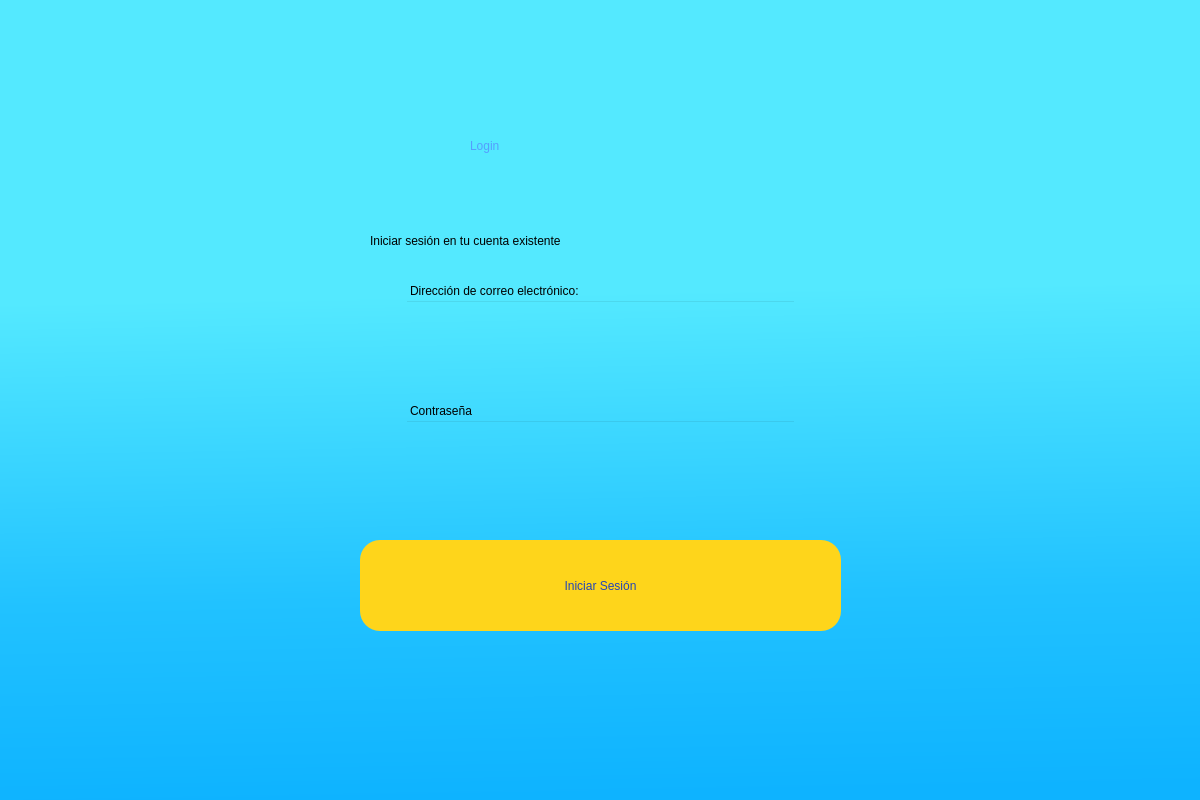
<?xml version="1.0" encoding="UTF-8"?>
<ui version="4.0">
 <class>Dialog</class>
 <widget class="QDialog" name="Dialog">
  <property name="geometry">
   <rect>
    <x>0</x>
    <y>0</y>
    <width>1200</width>
    <height>800</height>
   </rect>
  </property>
  <property name="windowTitle">
   <string>Dialog</string>
  </property>
  <widget class="QWidget" name="bgwidget" native="true">
   <property name="geometry">
    <rect>
     <x>0</x>
     <y>0</y>
     <width>1200</width>
     <height>800</height>
    </rect>
   </property>
   <property name="styleSheet">
    <string notr="true">QWidget#bgwidget{
background-color: qlineargradient(spread:pad, x1:0.2441, y1:0.318, x2:0.263682, y2:1, stop:0.079602 rgba(84, 233, 255, 255), stop:0.636816 rgba(33, 194, 255, 255), stop:1 rgba(14, 179, 255, 255));}</string>
   </property>
   <widget class="QLabel" name="label">
    <property name="geometry">
     <rect>
      <x>470</x>
      <y>90</y>
      <width>251</width>
      <height>111</height>
     </rect>
    </property>
    <property name="styleSheet">
     <string notr="true">font: 63 italic 48pt &quot;Cascadia Mono SemiBold&quot;;
color: rgb(84, 158, 255);
</string>
    </property>
    <property name="text">
     <string>Login</string>
    </property>
   </widget>
   <widget class="QLabel" name="label_2">
    <property name="geometry">
     <rect>
      <x>370</x>
      <y>220</y>
      <width>511</width>
      <height>41</height>
     </rect>
    </property>
    <property name="styleSheet">
     <string notr="true">font: 18pt &quot;MS PGothic&quot;;</string>
    </property>
    <property name="text">
     <string>Iniciar sesión en tu cuenta existente</string>
    </property>
   </widget>
   <widget class="QPushButton" name="loginBoton">
    <property name="enabled">
     <bool>true</bool>
    </property>
    <property name="geometry">
     <rect>
      <x>360</x>
      <y>540</y>
      <width>481</width>
      <height>91</height>
     </rect>
    </property>
    <property name="styleSheet">
     <string notr="true">border-radius:20px;
font: 18pt &quot;MS Shell Dlg 2&quot;;
color: rgb(37, 70, 180);
background-color: rgb(254, 213, 27);</string>
    </property>
    <property name="text">
     <string>Iniciar Sesión</string>
    </property>
   </widget>
   <widget class="QLineEdit" name="correo">
    <property name="geometry">
     <rect>
      <x>405</x>
      <y>300</y>
      <width>391</width>
      <height>61</height>
     </rect>
    </property>
    <property name="styleSheet">
     <string notr="true">background-color: rgba(0, 0, 0, 0);
font: 12pt &quot;MS Shell Dlg 2&quot;;</string>
    </property>
   </widget>
   <widget class="QLineEdit" name="contra">
    <property name="geometry">
     <rect>
      <x>405</x>
      <y>420</y>
      <width>391</width>
      <height>61</height>
     </rect>
    </property>
    <property name="styleSheet">
     <string notr="true">background-color: rgba(0, 0, 0, 0);
font: 12pt &quot;MS Shell Dlg 2&quot;;</string>
    </property>
   </widget>
   <widget class="QLabel" name="label_3">
    <property name="geometry">
     <rect>
      <x>410</x>
      <y>270</y>
      <width>291</width>
      <height>41</height>
     </rect>
    </property>
    <property name="styleSheet">
     <string notr="true">font: 75 12pt &quot;MS Shell Dlg 2&quot;;</string>
    </property>
    <property name="text">
     <string>Dirección de correo electrónico:</string>
    </property>
   </widget>
   <widget class="QLabel" name="label_4">
    <property name="geometry">
     <rect>
      <x>410</x>
      <y>390</y>
      <width>151</width>
      <height>41</height>
     </rect>
    </property>
    <property name="styleSheet">
     <string notr="true">
font: 75 12pt &quot;MS Shell Dlg 2&quot;;</string>
    </property>
    <property name="text">
     <string>Contraseña</string>
    </property>
   </widget>
   <widget class="QLabel" name="error">
    <property name="geometry">
     <rect>
      <x>410</x>
      <y>500</y>
      <width>381</width>
      <height>31</height>
     </rect>
    </property>
    <property name="styleSheet">
     <string notr="true">color: rgb(255,0,0);
font: 11pt &quot;MS Shell Dlg 2&quot;;
</string>
    </property>
    <property name="text">
     <string/>
    </property>
   </widget>
  </widget>
 </widget>
 <resources/>
 <connections/>
</ui>
